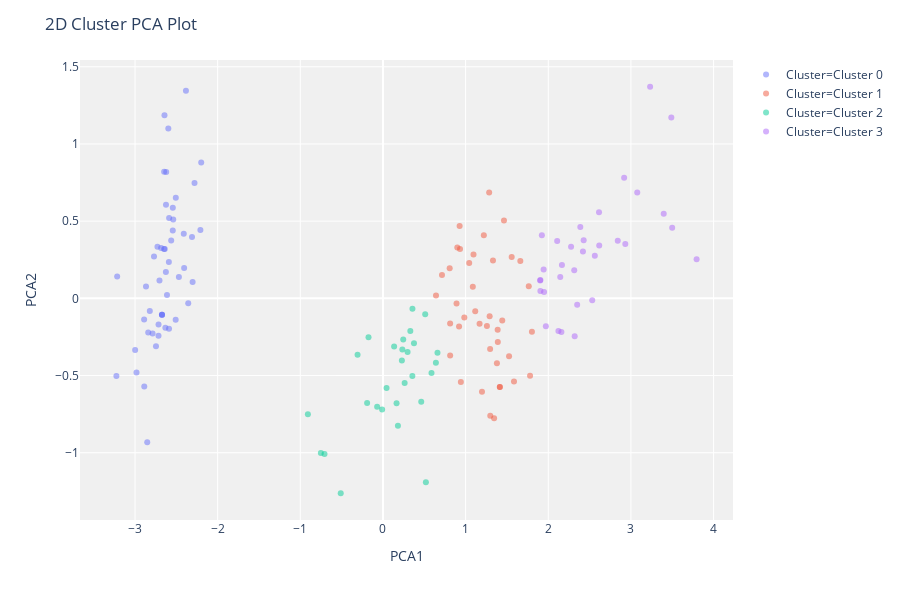

Here is the notebook cell this chart was saved with:
### Code cell
plot_model(kmeans)

### Figure 1 — Plotly figure (JSON) as saved in the notebook; plotly's stock layout.template omitted (floating-point values rounded to 4 significant figures)
{"data": [{"customdata": [[1], [2], [3], [4], [5], [6], [7], [8], [9], [10], [11], [12], [13], [14], [15], [16], [17], [18], [19], [20], [21], [22], [23], [24], [25], [26], [27], [28], [29], [30], [31], [32], [33], [34], [35], [36], [37], [38], [39], [40], [41], [42], [43], [44], [45], [46], [47], [48], [49], [50]], "hoverlabel": {"namelength": 0}, "hovertemplate": "Cluster=Cluster 0<br>PCA1=%{x}<br>PCA2=%{y}<br>Feature=%{customdata[0]}", "legendgroup": "Cluster=Cluster 0", "marker": {"color": "#636efa", "opacity": 0.5, "symbol": "circle"}, "mode": "markers", "name": "Cluster=Cluster 0", "showlegend": true, "textposition": "top center", "type": "scatter", "x": [-2.684, -2.562, -2.64, -2.633, -2.588, -2.41, -2.648, -2.597, -2.674, -2.867, -2.625, -2.469, -2.982, -2.77, -2.852, -2.998, -2.406, -2.209, -2.716, -2.538, -2.84, -2.543, -2.704, -2.59, -2.508, -2.674, -2.303, -2.356, -2.715, -2.89, -2.746, -2.729, -2.28, -2.821, -2.888, -2.674, -2.507, -2.613, -2.626, -2.543, -3.225, -2.644, -2.384, -2.623, -2.648, -2.199, -2.587, -2.311, -2.787, -3.216], "xaxis": "x", "y": [0.3266, 0.3747, 0.3193, -0.1901, -0.1974, 0.4181, 0.82, 1.1, -0.1067, 0.07719, 0.6068, 0.1379, -0.4803, 0.2711, -0.9329, -0.3343, 0.1959, 0.4427, -0.2427, 0.5104, -0.2206, 0.5863, 0.115, 0.2361, -0.1391, -0.1067, 0.1055, -0.03121, -0.1696, -0.1373, -0.3111, 0.3339, 0.7478, -0.0821, -0.5708, -0.1067, 0.6519, 0.02152, 0.1704, 0.44, -0.5033, 1.186, 1.345, 0.8181, 0.3191, 0.8792, 0.5205, 0.3979, -0.2277, 0.1416], "yaxis": "y"}, {"customdata": [[51], [52], [53], [54], [55], [56], [57], [58], [59], [60], [61], [62], [63], [64], [65], [66], [67], [68], [69], [70], [71], [72], [73], [74], [75], [76], [77], [78], [79], [80], [81], [82], [83], [84], [85], [86], [87], [88], [89], [90]], "hoverlabel": {"namelength": 0}, "hovertemplate": "Cluster=Cluster 1<br>PCA1=%{x}<br>PCA2=%{y}<br>Feature=%{customdata[0]}", "legendgroup": "Cluster=Cluster 1", "marker": {"color": "#EF553B", "opacity": 0.5, "symbol": "circle"}, "mode": "markers", "name": "Cluster=Cluster 1", "showlegend": true, "textposition": "top center", "type": "scatter", "x": [1.662, 1.414, 0.6417, 0.8902, 0.8125, 1.22, 0.8072, 1.379, 1.802, 0.8129, 1.345, 1.764, 1.298, 1.198, 1.388, 1.258, 1.291, 1.443, 1.78, 1.169, 1.414, 1.526, 1.557, 1.585, 1.331, 0.714, 1.39, 1.095, 1.043, 1.087, 0.8996, 0.984, 1.464, 0.9276, 1.285, 0.9424, 0.9324, 1.116, 1.296, 0.9205], "xaxis": "x", "y": [0.242, -0.5749, 0.01907, -0.03381, -0.1623, 0.408, 0.1951, -0.4212, -0.2162, -0.3707, -0.7764, 0.07852, -0.761, -0.6056, -0.204, -0.1791, -0.1164, -0.1438, -0.5015, -0.1645, -0.5749, -0.375, 0.2674, -0.5393, 0.2447, 0.1504, -0.2829, 0.2839, 0.229, 0.07539, 0.3296, -0.1244, 0.5042, 0.4682, 0.6854, -0.5418, 0.3192, -0.08421, -0.3276, -0.1824], "yaxis": "y"}, {"customdata": [[91], [92], [93], [94], [95], [96], [97], [98], [99], [100], [101], [102], [103], [104], [105], [106], [107], [108], [109], [110], [111], [112], [113], [114], [115], [116], [117], [118]], "hoverlabel": {"namelength": 0}, "hovertemplate": "Cluster=Cluster 2<br>PCA1=%{x}<br>PCA2=%{y}<br>Feature=%{customdata[0]}", "legendgroup": "Cluster=Cluster 2", "marker": {"color": "#00cc96", "opacity": 0.5, "symbol": "circle"}, "mode": "markers", "name": "Cluster=Cluster 2", "showlegend": true, "textposition": "top center", "type": "scatter", "x": [-0.01019, 0.181, -0.3073, 0.5111, 0.2623, -0.07034, -0.1919, -0.1749, 0.04325, 0.135, 0.5194, 0.6404, -0.7515, 0.3555, 0.2452, 0.1645, 0.463, 0.2345, 0.2289, -0.7071, 0.3568, -0.5111, 0.3752, 0.6596, -0.9085, 0.2978, 0.5873, 0.3311], "xaxis": "x", "y": [-0.7206, -0.8256, -0.3651, -0.1023, -0.5479, -0.7025, -0.6775, -0.2518, -0.5815, -0.3117, -1.191, -0.4173, -1.001, -0.5032, -0.2667, -0.6797, -0.6695, -0.3319, -0.4023, -1.008, -0.06682, -1.262, -0.2916, -0.352, -0.7516, -0.347, -0.4833, -0.2112], "yaxis": "y"}, {"customdata": [[119], [120], [121], [122], [123], [124], [125], [126], [127], [128], [129], [130], [131], [132], [133], [134], [135], [136], [137], [138], [139], [140], [141], [142], [143], [144], [145], [146], [147], [148], [149], [150]], "hoverlabel": {"namelength": 0}, "hovertemplate": "Cluster=Cluster 3<br>PCA1=%{x}<br>PCA2=%{y}<br>Feature=%{customdata[0]}", "legendgroup": "Cluster=Cluster 3", "marker": {"color": "#ab63fa", "opacity": 0.5, "symbol": "circle"}, "mode": "markers", "name": "Cluster=Cluster 3", "showlegend": true, "textposition": "top center", "type": "scatter", "x": [2.159, 3.077, 1.922, 1.905, 2.108, 2.314, 2.563, 2.419, 1.944, 3.232, 2.145, 2.841, 1.902, 2.123, 2.532, 2.616, 1.971, 2.35, 3.397, 2.932, 2.32, 2.388, 2.918, 1.949, 3.489, 3.795, 2.428, 3.499, 2.276, 2.614, 1.905, 2.165], "xaxis": "x", "y": [-0.2183, 0.6858, 0.4093, 0.04805, 0.3715, 0.1826, 0.276, 0.3035, 0.1874, 1.371, 0.1389, 0.3727, 0.1159, -0.2109, -0.01184, 0.3419, -0.1811, -0.04188, 0.5472, 0.3524, -0.2455, 0.4625, 0.7804, 0.04073, 1.172, 0.2533, 0.3768, 0.4568, 0.3334, 0.5584, 0.1188, 0.2153], "yaxis": "y"}], "layout": {"height": 600, "legend": {"tracegroupgap": 0}, "margin": {"t": 60}, "plot_bgcolor": "rgb(240,240,240)", "title": {"text": "2D Cluster PCA Plot"}, "xaxis": {"anchor": "y", "domain": [0, 1], "title": {"text": "PCA1"}}, "yaxis": {"anchor": "x", "domain": [0, 1], "title": {"text": "PCA2"}}}}
